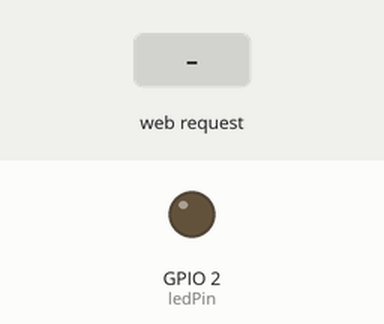
A sketch run on a simulated ESP32. On the bench: output pins drawn as LEDs (lit = HIGH). The inputs (shaded band) are chosen by the test bench. WiFi joins after 1.5 s; servers stay silent unless stated; what the sketch prints to the serial monitor is not drawn.

Above: at 2.7 s.
2.8 s: HTTP request GET /LED=ON received
At 3.1 s:
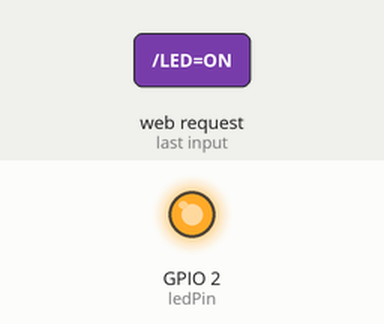
4.3 s: HTTP request GET /LED=OFF received
At 5.4 s:
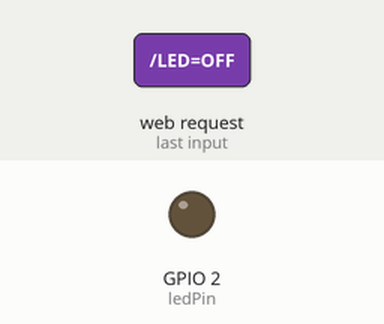
Timing chart, 0 to 7.3 s (numbered marks = the images above; inputs shaded):
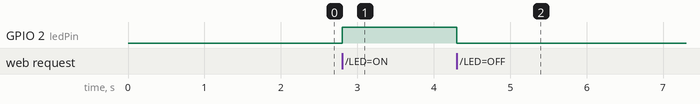

The sketch:

WebServer.ino
```cpp
#include <WiFi.h>  // ESP32 uses WiFi.h, not ESP8266WiFi.h

const char* ssid = "YOUR_WIFI_SSID";   // Replace with your WiFi SSID
const char* password = "YOUR_WIFI_PASSWORD"; // Replace with your WiFi Password

int ledPin = 2;  // Built-in LED pin (usually GPIO2 on ESP32)
WiFiServer server(80);     // Start a server on port 80

void setup() {
  Serial.begin(115200);
  delay(10);

  // Set LED pin as output and turn it off
  pinMode(ledPin, OUTPUT);
  digitalWrite(ledPin, LOW);

  // Connect to WiFi
  Serial.println();
  Serial.print("Connecting to ");
  Serial.println(ssid);
  WiFi.begin(ssid, password);

  while (WiFi.status() != WL_CONNECTED) {
    delay(500);
    Serial.print(".");
  }

  Serial.println();
  Serial.println("WiFi connected");

  // Start the server
  server.begin();
  Serial.println("Server started");

  // Print the IP address
  Serial.print("Use this URL to connect: ");
  Serial.print("http://");
  Serial.print(WiFi.localIP());
  Serial.println("/");
}

void loop() {
  // Check if a client has connected
  WiFiClient client = server.available();
  if (!client) {
    return;
  }

  // Wait until the client sends some data
  Serial.println("New client connected");
  while (!client.available()) {
    delay(1);
  }

  // Read the request
  String request = client.readStringUntil('\r');
  Serial.println(request);
  client.flush();

  // Handle the request
  int value = LOW;
  if (request.indexOf("/LED=ON") != -1) {
    digitalWrite(ledPin, HIGH);
    value = HIGH;
  }
  if (request.indexOf("/LED=OFF") != -1) {
    digitalWrite(ledPin, LOW);
    value = LOW;
  }

  // Prepare the response
  client.println("HTTP/1.1 200 OK");
  client.println("Content-Type: text/html");
  client.println();  // Important, do not forget this line
  client.println("<!DOCTYPE HTML>");
  client.println("<html>");

  // LED status display
  client.print("LED is now: ");
  if (value == HIGH) {
    client.print("ON");
  } else {
    client.print("OFF");
  }

  // Buttons to control LED
  client.println("<br><br>");
  client.println("<a href=\"/LED=ON\"><button>Turn ON LED</button></a>");
  client.println("<a href=\"/LED=OFF\"><button>Turn OFF LED</button></a><br/>");
  client.println("</html>");

  delay(1);
  Serial.println("Client disconnected");
}
```

Measured:
- after the input at 2.8 s, GPIO 2 (ledPin): LOW → HIGH at once
- after the input at 4.3 s, GPIO 2 (ledPin): HIGH → LOW at once
